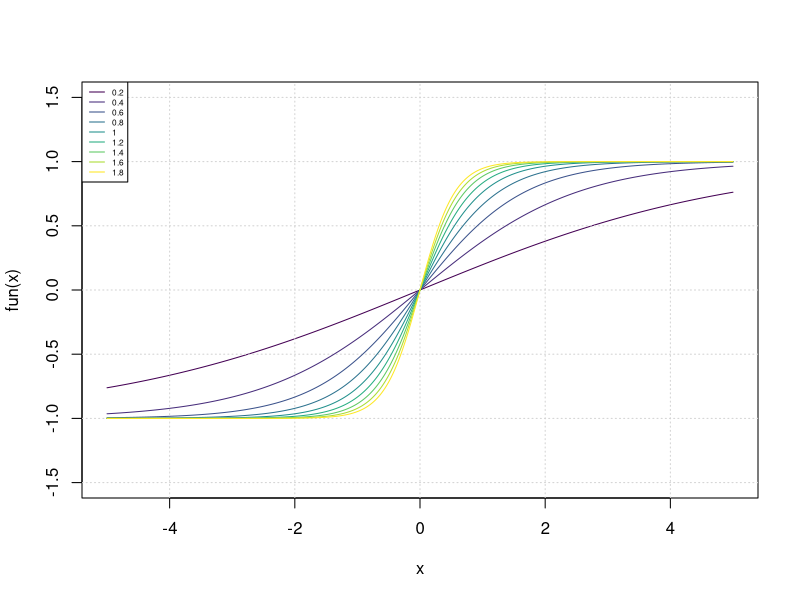

Here is the R script that generated this plot:
fun <-function(x) (exp(2*sigma*x)-1) / (exp(2*sigma*x)+1)

#sigma.seq <- c(0.2, 0.4, 0.5, 1,2,5)

sigma.seq <- c(seq(0.2, 1.8, 0.2))
cols <- viridis::viridis(length(sigma.seq))

sigma <- sigma.seq[1]
curve(fun, xlim = c(-5,5), ylim = c(-1.5, 1.5)  ,col=cols[1], n=1000)
grid()

for(i in 2:length(sigma.seq)){
  sigma <- sigma.seq[i]
  curve(fun, xlim = c(-5,5), col=cols[i], add = T, n=1000)
}

legend("topleft", legend = sigma.seq, lwd=rep(1,length(sigma.seq)), col=cols, cex = .5)